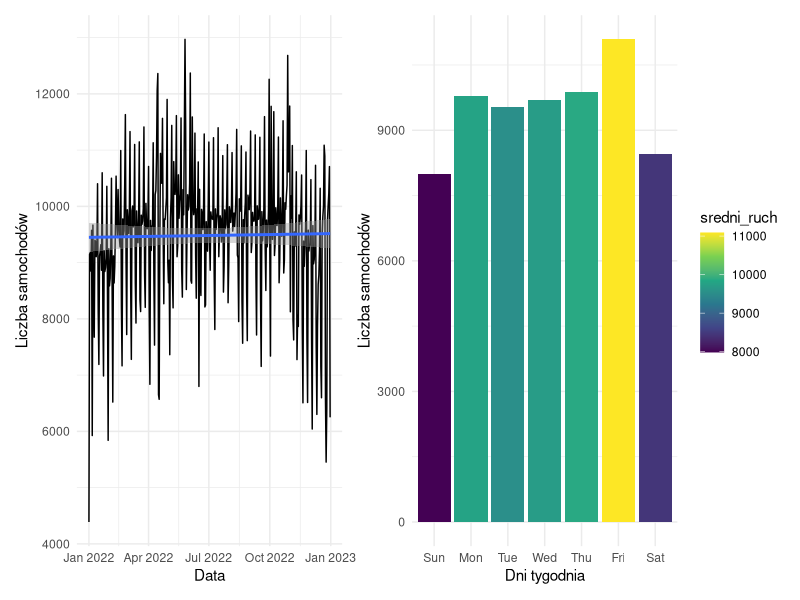

Here is the R script that generated this plot:
# materiały pomocnicze do Poradnika dla sponiewieranych Excelem
# sponiewierani.pl
#
# odcinek 13

library(tidyverse)
library(patchwork)

setwd("c:/users/tomek/dane")

ruch <- read.csv("scpr2022.csv", sep = ";" ) %>%
  mutate(data = dmy(DATA), auta = SDRD, stacja = STACJA) %>%
  select(stacja, data, auta)

nrstacji <- 2002

p1 <- ruch %>%
  filter(stacja == nrstacji) %>%
  ggplot(aes(x=data, y=auta)) +
  geom_line() +
  geom_smooth(method=lm) +
  xlab("Data") +
  ylab("Liczba samochodów") +
  theme_minimal() 

p2 <- ruch %>%
  filter(stacja == nrstacji) %>%
  group_by( dzien_tyg = wday(data, label=TRUE) ) %>%
  summarise( sredni_ruch = mean(auta) ) %>%
  ggplot(aes(x=dzien_tyg, y=sredni_ruch, fill=sredni_ruch)) +
  geom_col() +
  xlab("Dni tygodnia") +
  ylab("Liczba samochodów") +
  theme_minimal() +
  scale_fill_viridis_c()

p1 + p2
